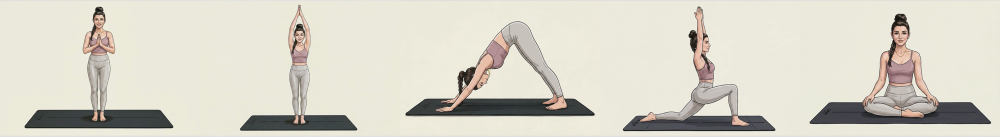
#> input picture tools/seam/_assemble_check.png, 2000 x 274 px, given in place of stand.png, which was not available (shown at 1/2 size)
$ python normalize-cel.py
#> lines starting #> are read from the running program, lines starting #| are printed output that depends on the picture; pictures that were not available may be replaced by others from this repository, and a replacement may not be noted
# tools/seam/normalize-cel.py — scale each anchor to fit a 1104x756 cream canvas, centred.
from PIL import Image
import os
SRC = "tools/figsrc/avatar-anchors/with-mat"
OUT = "tools/seam/anchors-cel"
W, H = 1104, 756
CREAM = (236, 232, 220)  # #ece8dc
os.makedirs(OUT, exist_ok=True)
for pose in ["stand", "reach", "dog", "lunge", "seated"]:
    im = Image.open(os.path.join(SRC, f"{pose}.png")).convert("RGB")
#> im is the input picture: PIL image 2000x274 RGB; mean R, G, B 215, 211.8, 199.7
    fit = im.copy()
    fit.thumbnail((W, H), Image.LANCZOS)
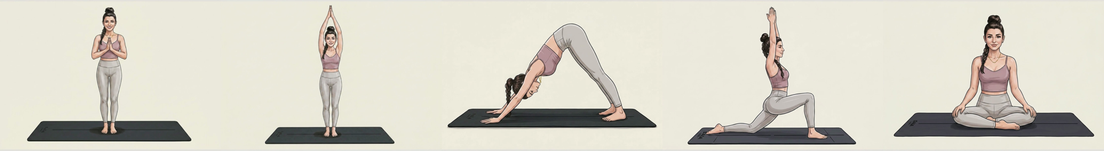
#> fit: PIL image 1104x151 RGB; mean R, G, B 215, 211.8, 199.7
    canvas = Image.new("RGB", (W, H), CREAM)
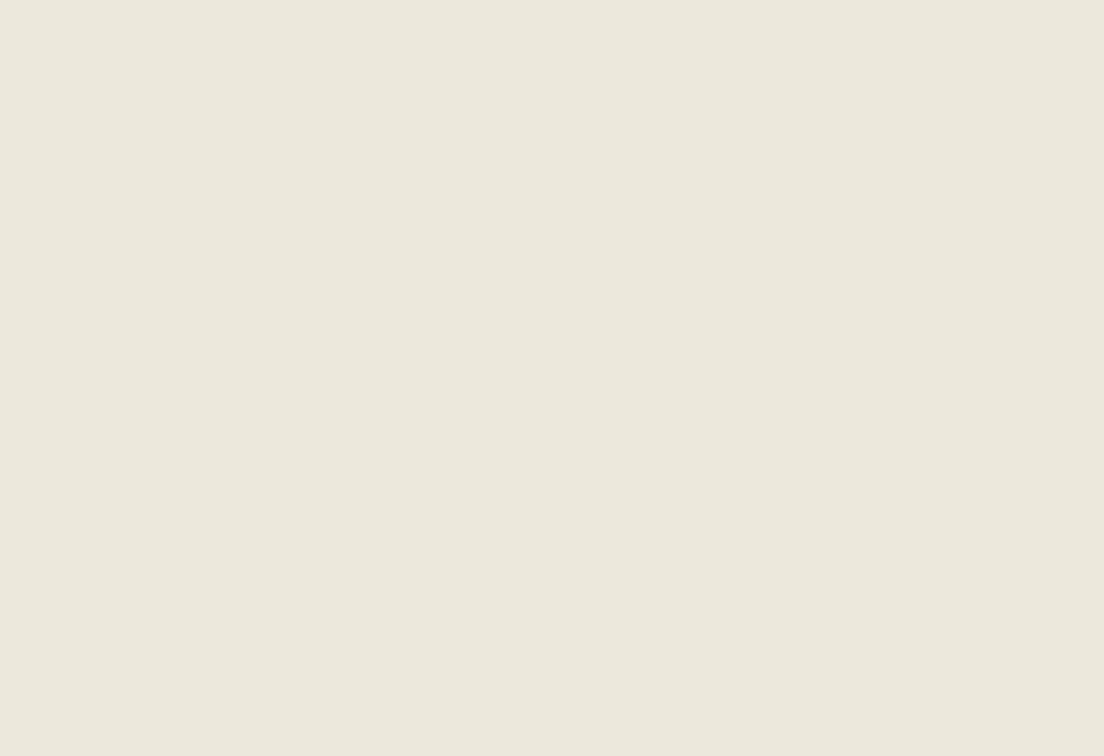
#> canvas: PIL image 1104x756 RGB; mean R, G, B 236, 232, 220
    canvas.paste(fit, ((W - fit.width) // 2, (H - fit.height) // 2))
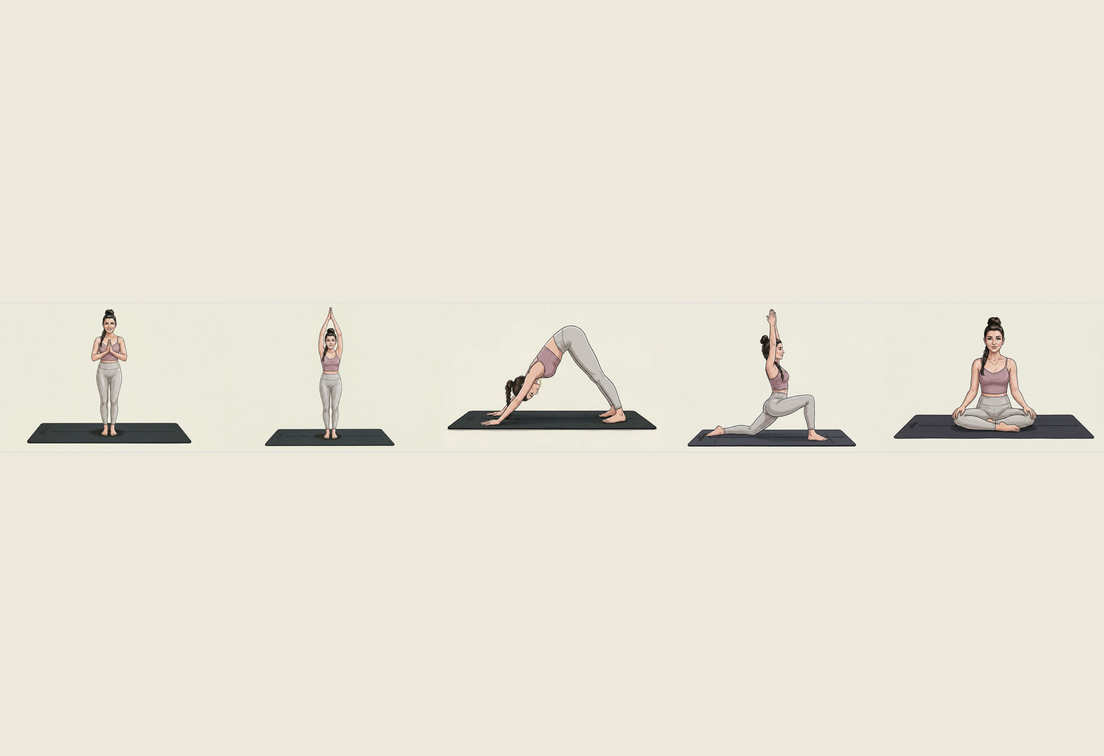
#> canvas: PIL image 1104x756 RGB; mean R, G, B 231.8, 228, 215.9
    canvas.save(os.path.join(OUT, f"KEY-{pose}.png"))
    print(f"KEY-{pose}.png  {im.size} -> {canvas.size}")
#| KEY-stand.png  (2000, 274) -> (1104, 756)
#> pass 2 of the loop `for pose in ["stand", "reach", "dog", "lunge", "seated"]:`:
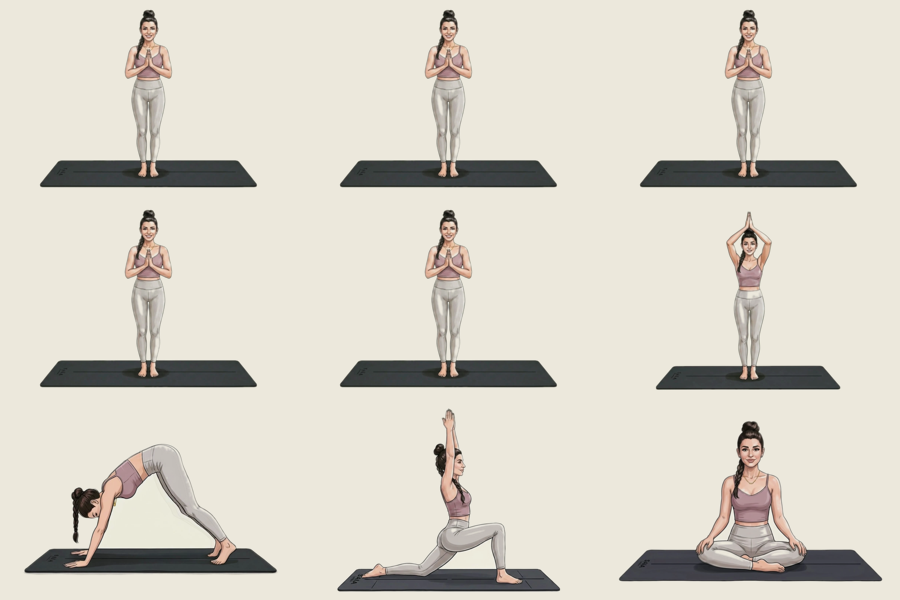
#> input picture tools/seam/_cel_live_sheet.png, 900 x 600 px, given in place of reach.png, which was not available
#> im is the input picture: PIL image 900x600 RGB; mean R, G, B 216.5, 211.9, 201.1
#> `canvas.paste(fit, ((W - fit.width) // 2, (H - fit.height) // 2))`:
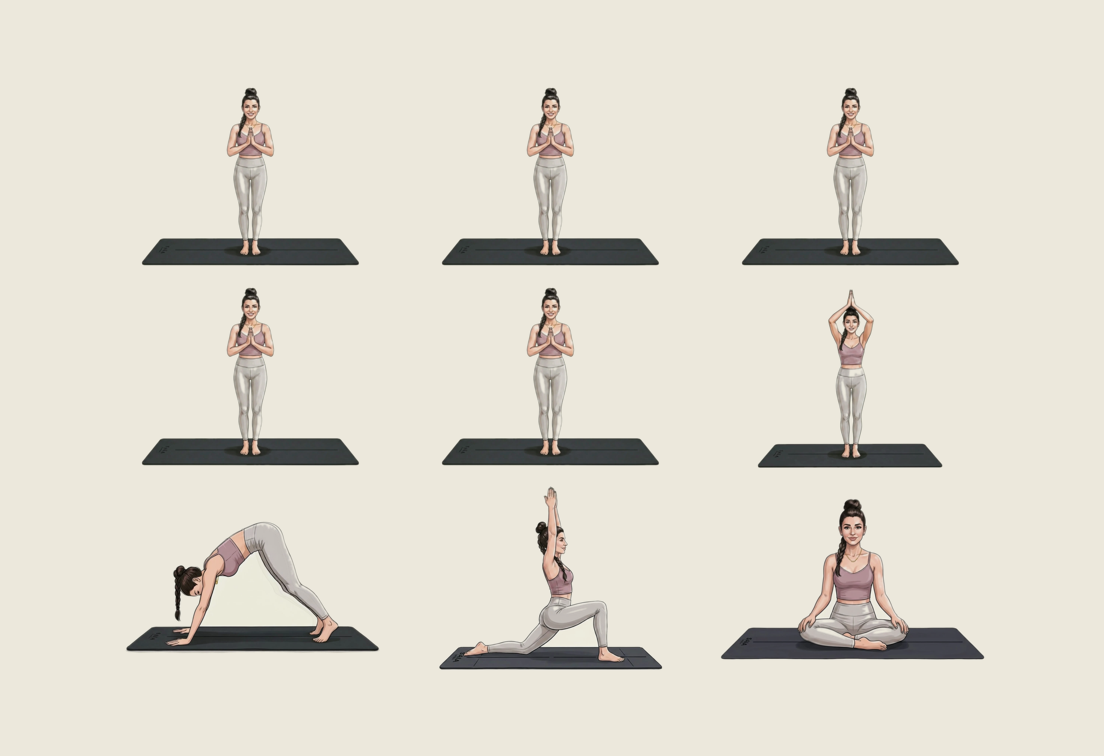
#> canvas: PIL image 1104x756 RGB; mean R, G, B 223.4, 219, 207.8
#| KEY-reach.png  (900, 600) -> (1104, 756)
#> (the run stopped early here; a loop or call above may not have finished)
